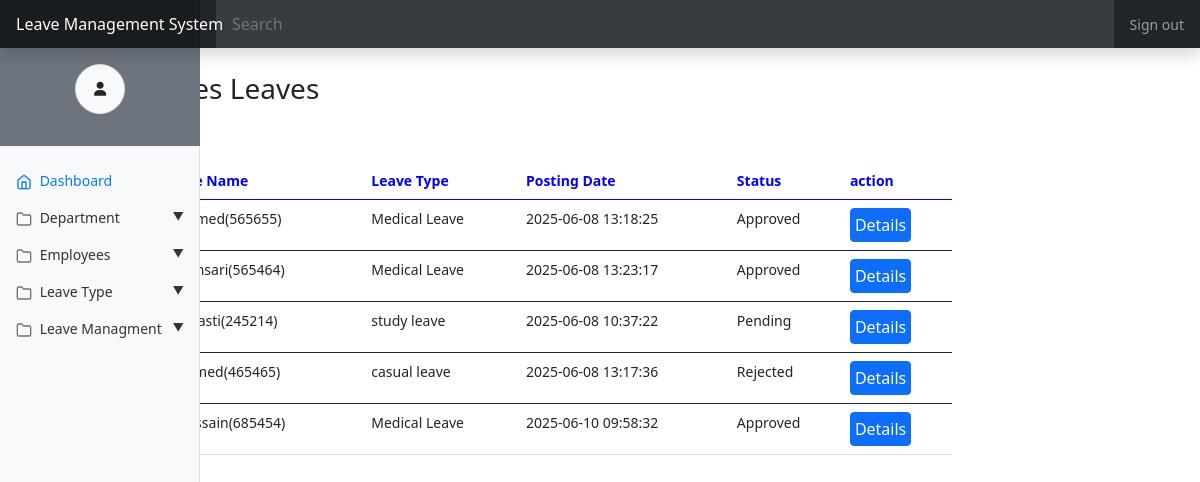
Screenshot of /Admin/all_leaves.php with the database file from the repository.
### tables this page shows
CREATE TABLE `leaves` (
  `id` int(11) NOT NULL,
  `leavetype_id` int(11) NOT NULL,
  `employ_id` int(11) NOT NULL,
  `department_name` int(11) NOT NULL,
  `lev_status_id` int(11) NOT NULL,
  `fromdate` date NOT NULL,
  `todate` date NOT NULL,
  `description` varchar(250) NOT NULL,
  `time` timestamp NOT NULL DEFAULT current_timestamp() ON UPDATE current_timestamp()
);

CREATE TABLE `employees` (
  `id` int(11) NOT NULL,
  `empcode` varchar(50) NOT NULL,
  `empgender` enum('Male','Female','Other') NOT NULL,
  `empdob` date NOT NULL,
  `empfname` varchar(100) NOT NULL,
  `emplname` varchar(100) NOT NULL,
  `department_id` int(11) NOT NULL,
  `address` text NOT NULL,
  `email` varchar(100) NOT NULL,
  `city` varchar(50) NOT NULL,
  `country` varchar(50) NOT NULL,
  `password` varchar(255) NOT NULL,
  `phone` varchar(20) NOT NULL,
  `cpassword` varchar(255) NOT NULL,
  `created_at` timestamp NOT NULL DEFAULT current_timestamp(),
  `status` enum('Active','Inactive') DEFAULT 'Active'
);

CREATE TABLE `leavestype` (
  `id` int(11) NOT NULL,
  `lev_type` varchar(50) NOT NULL,
  `discription` varchar(100) NOT NULL,
  `created_at` timestamp NOT NULL DEFAULT current_timestamp() ON UPDATE current_timestamp()
);

CREATE TABLE `lev_status` (
  `id` int(11) NOT NULL,
  `name` varchar(50) NOT NULL
);

### Admin/all_leaves.php (the view, shortened to what this page needs)
<?php
$sr = 1;
$conn = mysqli_connect("localhost", "root", "", "leavesys");
$sql = "SELECT leaves.*,
leavestype.lev_type AS type_name,
employees.empfname AS fname,
employees.emplname AS lname,
employees.empcode AS code,
employees.id AS empid
FROM leaves
JOIN leavestype ON leaves.leavetype_id = leavestype.id
JOIN employees ON leaves.employ_id = employees.id
";
$run = mysqli_query($conn, $sql);
if (mysqli_num_rows($run) > 0) {
?>
    <!doctype html>
    <html lang="en">
    <head>
        <link rel="stylesheet" href="https://cdnjs.cloudflare.com/ajax/libs/font-awesome/6.7.2/css/all.min.css"
 />
        <link rel="stylesheet"
            href="https://cdnjs.cloudflare.com/ajax/libs/bootstrap-icons/1.11.3/font/bootstrap-icons.min.css"
 />
        <link rel="stylesheet" href="https://stackpath.bootstrapcdn.com/bootstrap/5.0.0-alpha1/css/bootstrap.min.css"
>
    </head>
    <body>
        <nav class="navbar navbar-dark sticky-top bg-dark flex-md-nowrap p-0 shadow">
            <a class="navbar-brand col-md-3 col-lg-2 mr-0 px-3" href="#"> Leave Management System</a>
            <input class="form-control form-control-dark w-100" type="text" placeholder="Search" aria-label="Search">
            <ul class="navbar-nav px-3">
                <li class="nav-item text-nowrap">
                    <a class="nav-link" href="#">Sign out</a>
                </li>
            </ul>
        </nav>
        <div class="container-fluid">
            <div class="row">
                <?php
                include("../include/sidebar.php");
                ?>
                <main class="col-md-9 ml-sm-auto col-lg-10 px-md-4 d-flex align-items-start flex-column">
                    <h3 class="text-center mt-4  d-inline-block">Pending leaves Leaves</h3>
                    <div class="container-fluid py-5">
                        <table class="table ">
                            <thead>
                                <tr>
                                    <td>Sr no.</td>
                                    <td>Employee Name</td>
                                    <td>Leave Type</td>
                                    <td>Posting Date</td>
                                    <td>Status</td>
                                    <td>action</td>
                                </tr>
                            </thead>
                            <?php
                            while ($data = mysqli_fetch_assoc($run)) {
                                $lev_id=$data["id"];
                                $status_sql = "SELECT admin_action.*,
                                lev_status.name AS status_name
                                FROM admin_action
                                JOIN lev_status ON admin_action.status_id = lev_status.id
                                WHERE leaves_id =$lev_id
                                ";
                                $status_run = mysqli_query($conn, $status_sql);
                                $status_data = mysqli_fetch_assoc($status_run);
                            ?>
                                <tbody>
                                    <tr>
                                        <td> <?php echo $sr++ ?></td>
                                        <td> <?php echo $data["fname"] . " " . $data["lname"] . "(" . $data["code"] . ")" ?></td>
                                        <td> <?php echo $data["type_name"]  ?></td>
                                        <td> <?php echo $data["time"]  ?></td>
                                        <td> <?php echo $status_data["status_name"] ;
                                        ?></td>
                                        <td> <a href="lev_details.php?id=<?php echo $data["empid"]; ?>" class="btn btn-primary p-1 ">Details</a></td>
                                    </tr>
                                </tbody>
                            <?php } ?>
                        </table>
                    <?php } else {
                    echo "data not found";
                } ?>
                    </div>
                </main>
            </div>
        </div>
    </body>
    </html>

### Admin/all_leaves.php (style rules this page uses)
body { font-size: .875rem; }
.navbar-brand { padding-top: .75rem; padding-bottom: .75rem; font-size: 1rem; background-color: rgba(0, 0, 0, .25); box-shadow: inset -1px 0 0 rgba(0, 0, 0, .25); }
.navbar .form-control { padding: .75rem 1rem; border-width: 0; border-radius: 0; }
.form-control-dark { color: #fff; background-color: rgba(255, 255, 255, .1); border-color: rgba(255, 255, 255, .1); }
thead td { color: blue; font-weight: bold; }

### rows the page displays
leaves: employ.emplname "ahmed", employ.empcode "565655", leavetype.lev_type "Medical Leave", time "2025-06-08 13:18:25", lev_status.name "Approved"
leaves: employ.emplname "ansari", employ.empcode "565464", leavetype.lev_type "Medical Leave", time "2025-06-08 13:23:17", lev_status.name "Approved"
leaves: employ.emplname "basti", employ.empcode "245214", leavetype.lev_type "study leave", time "2025-06-08 10:37:22", lev_status.name "Pending"
leaves: employ.emplname "ahmed", employ.empcode "465465", leavetype.lev_type "casual leave", time "2025-06-08 13:17:36", lev_status.name "Rejected"
leaves: employ.emplname "hussain", employ.empcode "685454", leavetype.lev_type "Medical Leave", time "2025-06-10 09:58:32", lev_status.name "Approved"
